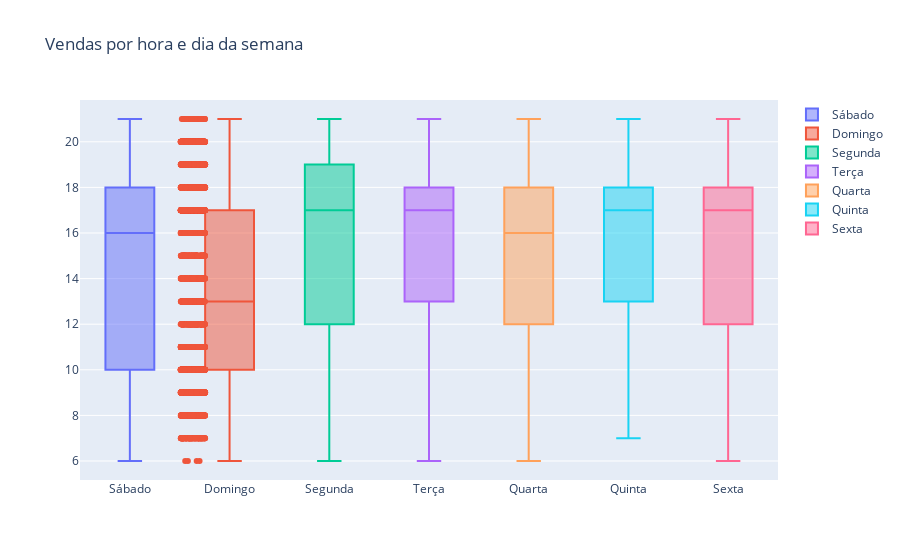

Here is the notebook cell this chart was saved with:
### Code cell
py.iplot(fig, filename='Vendas_hora_por_dia_Boxplot.html')

### Figure 1 — Plotly figure (JSON) as saved in the notebook; plotly's stock layout.template omitted (floating-point values rounded to 4 significant figures; data arrays with more than 128 entries replaced by an {"elided": "..."} marker saying what was removed)
{"data": [{"name": "Sábado", "type": "box", "y": {"elided": "4594 int values"}}, {"boxpoints": "all", "jitter": 0.5, "name": "Domingo", "type": "box", "y": {"elided": "5035 int values"}}, {"name": "Segunda", "type": "box", "y": {"elided": "2489 int values"}}, {"name": "Terça", "type": "box", "y": {"elided": "2523 int values"}}, {"name": "Quarta", "type": "box", "y": {"elided": "2856 int values"}}, {"name": "Quinta", "type": "box", "y": {"elided": "2714 int values"}}, {"name": "Sexta", "type": "box", "y": {"elided": "2988 int values"}}], "layout": {"title": {"text": "Vendas por hora e dia da semana"}}}
